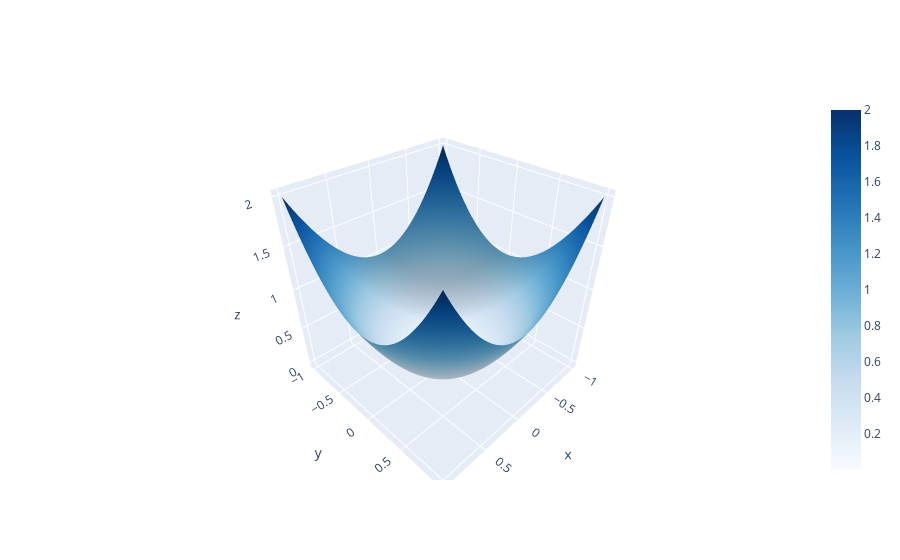

Notebook code for this chart:
### Code cell
plot_surface(objective_function, bounds)

### Figure 1 — Plotly figure (JSON) as saved in the notebook; plotly's stock layout.template omitted (floating-point values rounded to 4 significant figures; data arrays with more than 128 entries replaced by an {"elided": "..."} marker saying what was removed)
{"data": [{"colorscale": [[0, "rgb(247,251,255)"], [0.125, "rgb(222,235,247)"], [0.25, "rgb(198,219,239)"], [0.375, "rgb(158,202,225)"], [0.5, "rgb(107,174,214)"], [0.625, "rgb(66,146,198)"], [0.75, "rgb(33,113,181)"], [0.875, "rgb(8,81,156)"], [1, "rgb(8,48,107)"]], "type": "surface", "x": {"elided": "100x100 float values"}, "y": {"elided": "100x100 float values"}, "z": {"elided": "100x100 float values"}}], "layout": {}}
